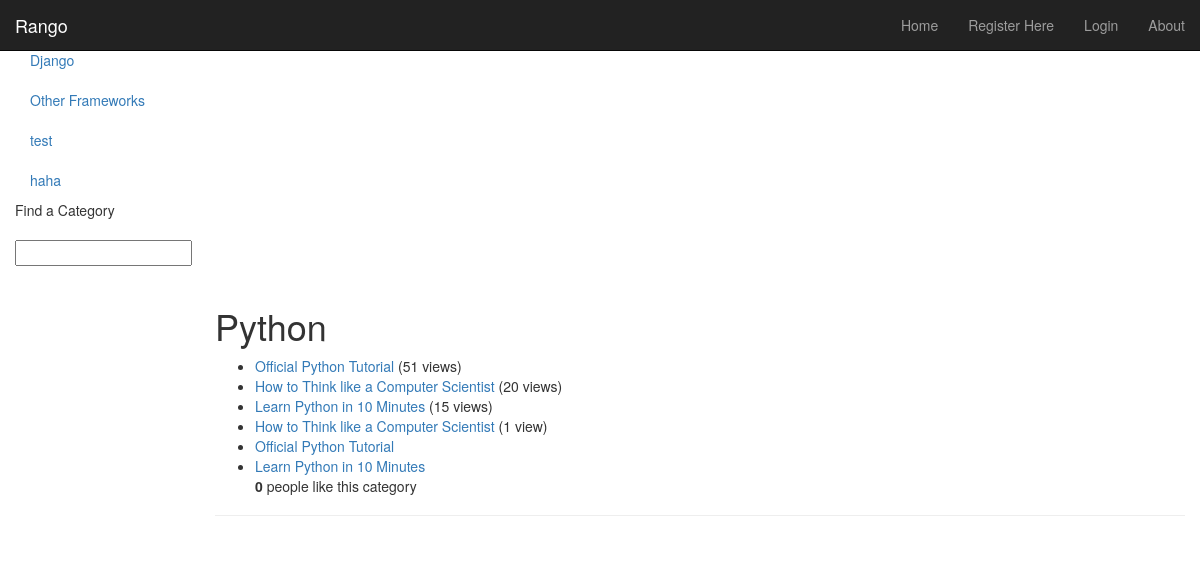
The app's page /rango/category/python, older data.
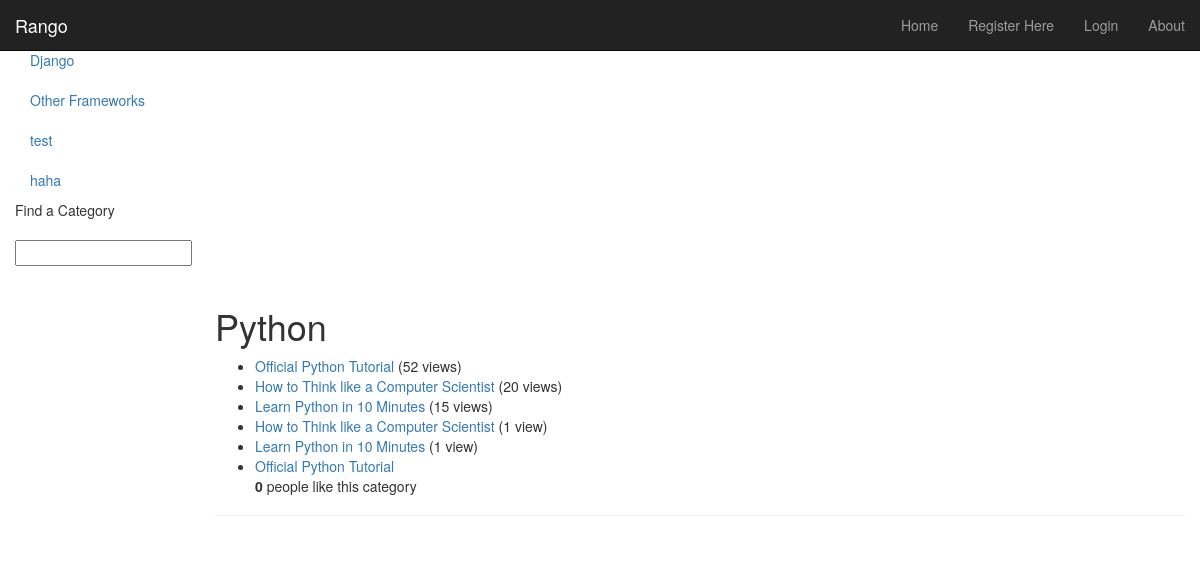
The same page, newer data.
### rango/models.py (models this page shows, shortened)
class Category(models.Model):
        name = models.CharField(max_length=128, unique=True)
        views = models.IntegerField(default=0)
        likes = models.IntegerField(default=0)
        slug = models.SlugField(unique=True)

class Page(models.Model):
    category = models.ForeignKey(Category)
    title = models.CharField(max_length=128)
    url = models.URLField()
    views = models.IntegerField(default=0)

### rango/views.py (the view)
# urls.py: url(r'^category/(?P<category_name_slug>[-\w]+)$', views.category, name='category'),
def category(request, category_name_slug):
    context_dict = {}
    context_dict['result_list'] = None
    context_dict['query'] = None
    if request.method == 'POST':
        query = request.POST['query'].strip()
        if query:
            result_list = run_query(query)
            context_dict['result_list'] = result_list
            context_dict['query'] = query
    try:
        category = Category.objects.get(slug=category_name_slug)
        context_dict['category_name'] = category.name
        pages = Page.objects.filter(category=category).order_by('-views')
        context_dict['pages'] = pages
        context_dict['category'] = category
    except Category.DoesNotExist:
        pass
    if not context_dict['query']:
        context_dict['query'] = category.name
    return render(request, 'rango/category.html', context_dict)

### rango/templatetags/rango_extras.py (called while the page is built)
@register.inclusion_tag('rango/cats.html')
def get_category_list(cat=None):
    return {'cats': Category.objects.all(), 'act_cat': cat}

### templates/rango/category.html (shortened to what this page needs)
{% extends 'base.html' %}
{% load staticfiles %}
{% block body_block %}
    <div class="page-header">
    <h1>{{ category_name }}</h1>
    {% if category %}
        {% if pages %}
        <ul>
            {% for page in pages %}
                <li>
                <a href="{% url 'goto' %}?page_id={{page.id}}">{{ page.title }}</a>
                {% if page.views > 1 %}
                    ({{ page.views }} views)
                {% elif page.views == 1 %}
                    ({{ page.views }} view)
                {% endif %}
                </li>
            {% endfor %}
        {% else %}
                <strong>No pages currently in category.</strong>
                {% endif %}
        <strong id="like_count">{{ category.likes }}</strong> people like this category
    {% endif %}
    </div>
{% endblock %}

### templates/rango/cats.html
{% if cats %}
    <ul class="nav nav-sidebar">
	{% for c in cats %}
    	{% if c == act_cat %} <li  class="active" > {% else  %} <li>{% endif %}
            <a href="{% url 'category'  c.slug %}">{{ c.name }}</a></li>
	{% endfor %}
{% else %}
    <li> <strong >There are no category present.</strong></li>
    </ul>
{% endif %}

Row changes from the older to the newer data that the page shows:
changed Page (number 1 of 6 on the later page): views "51" → "52"
changed Page (number 5 of 6 on the later page): views (not shown) → "1"; moves up the list
